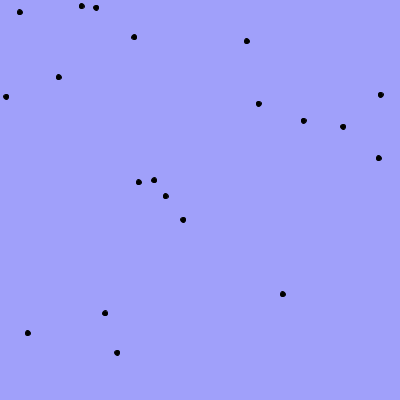
Frame 1 (no input)
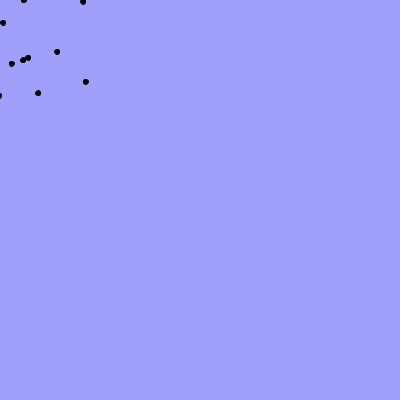
Frame 60 (the mouse pressed at the canvas centre just before this capture)
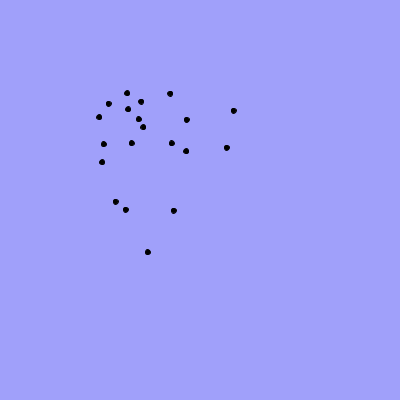
Frame 120 (the mouse held since frame 60 and released just before this capture)

The Processing sketch that drew these frames (run headless with seeded random() and noise(); from frame 60 on, the mouse is pressed at the canvas centre):

// Processing sketch: Insektenschwarm
// ── Insektenschwarm.pde
int insektenAnzahl = 20;
float insektMaxSpeed = 10;

// Dieser Array enthält alle Mueckenobjekte
Insekt insekten[] = new Insekt[insektenAnzahl];

void setup() {
  size(400, 400);
  
  // Erstelle Mücken an zufälligen Positionen
  for (int i = 0; i<insektenAnzahl; i++) {
    insekten[i] = new Insekt(random(width), random(height));
  }
}

void draw() {
  // Hintergrund
  background(160, 160, 250);
  
  // Bewege Muecken und zeichne sie an
  for (int i = 0; i<insekten.length; i++) {
    for(int j = i+1; j<insekten.length; j++) {
      // Die verschachtelte Schleife sorgt dafür, dass jede Muecke sich von jeder anderen abstoßt
      insekten[i].collide(insekten[j]);
    }
    insekten[i].update();
  }
}

class Insekt {
  float x;
  float y;
  float xSpeed;
  float ySpeed;
  float maxSpeed = insektMaxSpeed;
  
  Insekt(float x, float y) {
    this.x = x;
    this.y = y;
  }
  
  // bei geringem Abstand beschleunige in entgegengesetzte Richtung
  void collide(Insekt m) {
    if(dist(x,y,m.x,m.y)<10) {
      xSpeed -= (m.x-x)/2/mag(m.x-x,m.y-y)*10;
      ySpeed -= (m.y-y)/2/mag(m.x-x,m.y-y)*10;
      m.xSpeed -= (x-m.x)/2/mag(m.x-x,m.y-y)*10;
      m.ySpeed -= (y-m.y)/2/mag(m.x-x,m.y-y)*10;
    }
  }
  
  void update() {
    // bewege Muecke
    x += xSpeed;
    y += ySpeed;

    // beschleunige in Richtung Mauszeiger
    xSpeed += (mouseX - x) / 100;
    ySpeed += (mouseY - y) / 100;

    // begrenze Geschwindigkeit auf maxSpeed
    xSpeed = constrain(xSpeed, -maxSpeed, maxSpeed);
    ySpeed = constrain(ySpeed, -maxSpeed, maxSpeed);

    // zeichne Muecke
    drawInsekt();
  }
  
  void drawInsekt() {
    fill(0);
    circle(x, y, 5);
  }
}
